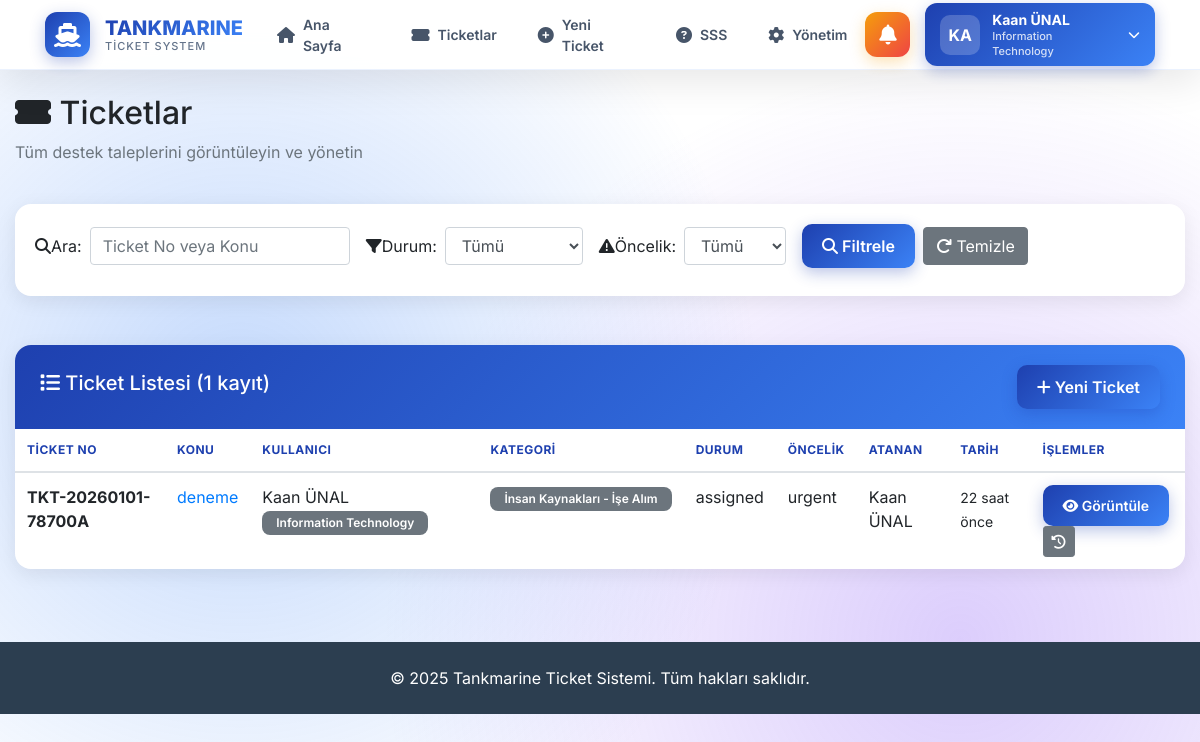
/tickets.php (signed in), run on the app's committed database.
### tables this page shows
CREATE TABLE `tickets` (
  `id` int(11) NOT NULL,
  `ticket_number` varchar(20) NOT NULL,
  `user_id` int(11) NOT NULL,
  `assigned_to` int(11) DEFAULT NULL,
  `category_id` int(11) DEFAULT NULL,
  `subject` varchar(255) NOT NULL,
  `description` text NOT NULL,
  `priority` enum('low','medium','high','urgent') DEFAULT 'medium',
  `status` enum('open','assigned','in_progress','waiting','completed','cancelled') DEFAULT 'open',
  `attachment` varchar(255) DEFAULT NULL,
  `requires_approval` tinyint(1) DEFAULT 0,
  `approved_by` int(11) DEFAULT NULL,
  `created_at` timestamp NOT NULL DEFAULT current_timestamp(),
  `updated_at` timestamp NOT NULL DEFAULT current_timestamp() ON UPDATE current_timestamp()
);

CREATE TABLE `users` (
  `id` int(11) NOT NULL,
  `name` varchar(100) NOT NULL,
  `email` varchar(100) NOT NULL,
  `password` varchar(255) NOT NULL,
  `role` enum('admin','manager','user') DEFAULT 'user',
  `department` varchar(50) DEFAULT 'genel',
  `created_at` timestamp NOT NULL DEFAULT current_timestamp()
);

CREATE TABLE `categories` (
  `id` int(11) NOT NULL,
  `name` varchar(100) NOT NULL,
  `description` text DEFAULT NULL,
  `department` varchar(50) DEFAULT 'genel',
  `created_at` timestamp NOT NULL DEFAULT current_timestamp()
);

### tickets.php (the view, shortened to what this page needs)
<?php
require_once 'config.php';
$userId = getUserId();
$role = getUserRole();
$userDept = getUserDepartment();
$search = $_GET['search'] ?? '';
$where = [];
$params = [];
$where_clause = $where ? 'WHERE ' . implode(' AND ', $where) : '';
$stmt = $pdo->prepare("SELECT t.*, u.name as user_name, u.department as user_department,
                       a.name as assigned_name, c.name as category_name, c.department as category_department
                       FROM tickets t
                       LEFT JOIN users u ON t.user_id = u.id
                       LEFT JOIN users a ON t.assigned_to = a.id
                       LEFT JOIN categories c ON t.category_id = c.id
                       $where_clause
                       ORDER BY t.created_at DESC");
$stmt->execute($params);
$tickets = $stmt->fetchAll();
include 'header.php';
?>
<div class="container-fluid mt-4">
    <div class="row mb-4">
        <div class="col-12">
            <h2><i class="fas fa-ticket-alt"></i> Ticketlar</h2>
            <p class="text-muted">
                <?php if ($role === 'admin'): ?>
                    Tüm destek taleplerini görüntüleyin ve yönetin
                <?php elseif ($role === 'manager'): ?>
                    <?php echo getDepartmentName($userDept); ?> departmanına ait ticketları görüntüleyin
                <?php else: ?>
                    Kendi destek taleplerini görüntüleyin
                <?php endif; ?>
            </p>
        </div>
    </div>
    <div class="row mb-4">
        <div class="col-12">
            <div class="card">
                <div class="card-body">
                    <form method="GET" action="" class="form-inline">
                        <div class="form-group mr-3 mb-2">
                            <label class="mr-2"><i class="fas fa-search"></i> Ara:</label>
                            <input type="text" class="form-control" name="search" value="<?php echo sanitize($search); ?>" placeholder="Ticket No veya Konu">
                        </div>
                        <div class="form-group mr-3 mb-2">
                            <label class="mr-2"><i class="fas fa-filter"></i> Durum:</label>
                            <select class="form-control" name="status">
                                <option value="">Tümü</option>
                            </select>
                        </div>
                        <div class="form-group mr-3 mb-2">
                            <label class="mr-2"><i class="fas fa-exclamation-triangle"></i> Öncelik:</label>
                            <select class="form-control" name="priority">
                                <option value="">Tümü</option>
                            </select>
                        </div>
                        <button type="submit" class="btn btn-primary mb-2 mr-2">
                            <i class="fas fa-search"></i> Filtrele
                        </button>
                        <a href="tickets.php" class="btn btn-secondary mb-2">
                            <i class="fas fa-redo"></i> Temizle
                        </a>
                    </form>
                </div>
            </div>
        </div>
    </div>
    <div class="row">
        <div class="col-12">
            <div class="card">
                <div class="card-header d-flex justify-content-between align-items-center">
                    <h5><i class="fas fa-list"></i> Ticket Listesi (<?php echo count($tickets); ?> kayıt)</h5>
                    <a href="new_ticket.php" class="btn btn-primary">
                        <i class="fas fa-plus"></i> Yeni Ticket
                    </a>
                </div>
                <div class="card-body p-0">
                    <div class="table-responsive">
                        <table class="table table-hover mb-0">
                            <thead>
                                <tr>
                                    <th>Ticket No</th>
                                    <th>Konu</th>
                                    <?php if ($role !== 'user'): ?>
                                        <th>Kullanıcı</th>
                                    <?php endif; ?>
                                    <th>Kategori</th>
                                    <th>Durum</th>
                                    <th>Öncelik</th>
                                    <?php if ($role === 'admin'): ?>
                                        <th>Atanan</th>
                                    <?php endif; ?>
                                    <th>Tarih</th>
                                    <th>İşlemler</th>
                                </tr>
                            </thead>
                            <tbody>
                                <?php if (empty($tickets)): ?>
                                    <tr>
                                        <td colspan="10" class="text-center py-4">
                                            <i class="fas fa-inbox fa-3x text-muted mb-3"></i>
                                            <p>Henüz ticket bulunmuyor.</p>
                                            <a href="new_ticket.php" class="btn btn-primary">
                                                <i class="fas fa-plus"></i> İlk Ticketı Oluştur
                                            </a>
                                        </td>
                                    </tr>
                                <?php else: ?>
                                    <?php foreach ($tickets as $ticket): ?>
                                        <?php
                                        $can_view_detail = canViewTicketDetail($ticket, $userId, $role, $userDept);
                                        ?>
                                        <tr <?php echo !$can_view_detail ? 'style="opacity: 0.6;"' : ''; ?>>
                                            <td><strong><?php echo sanitize($ticket['ticket_number']); ?></strong></td>
                                            <td>
                                                <?php if ($can_view_detail): ?>
                                                    <a href="ticket_detail.php?id=<?php echo $ticket['id']; ?>">
                                                        <?php echo sanitize(substr($ticket['subject'], 0, 50)); ?>
                                                    </a>
                                                <?php endif; ?>
                                            </td>
                                            <?php if ($role !== 'user'): ?>
                                                <td>
                                                    <?php echo sanitize($ticket['user_name']); ?>
                                                    <?php echo getDepartmentBadge($ticket['user_department']); ?>
                                                </td>
                                            <?php endif; ?>
                                            <td>
                                                <?php if ($ticket['category_name']): ?>
                                                    <span class="badge badge-secondary"><?php echo sanitize($ticket['category_name']); ?></span>
                                                <?php else: ?>
                                                    <em>-</em>
                                                <?php endif; ?>
                                            </td>
                                            <td><?php echo getStatusBadge($ticket['status']); ?></td>
                                            <td><?php echo getPriorityBadge($ticket['priority']); ?></td>
                                            <?php if ($role === 'admin'): ?>
                                                <td><?php echo $ticket['assigned_name'] ? sanitize($ticket['assigned_name']) : '<em>Atanmadı</em>'; ?></td>
                                            <?php endif; ?>
                                            <td><small><?php echo timeAgo($ticket['created_at']); ?></small></td>
                                            <td>
                                                <?php if ($can_view_detail): ?>
                                                    <a href="ticket_detail.php?id=<?php echo $ticket['id']; ?>" class="btn btn-sm btn-primary" title="Detay">
                                                        <i class="fas fa-eye"></i> Görüntüle
                                                    </a>
                                                    <?php if (isAdmin()): ?>
                                                        <button class="btn btn-sm btn-secondary" onclick="showLogs(<?php echo $ticket['id']; ?>, '<?php echo sanitize($ticket['ticket_number']); ?>')" title="İşlem Geçmişi">
                                                            <i class="fas fa-history"></i>
                                                        </button>
                                                    <?php endif; ?>
                                                <?php else: ?>
                                                    <button class="btn btn-sm btn-secondary" disabled title="Bu ticketın detayını görüntüleme yetkiniz yok">
                                                        <i class="fas fa-lock"></i> Kilitli
                                                    </button>
                                                <?php endif; ?>
                                            </td>
                                        </tr>
                                    <?php endforeach; ?>
                                <?php endif; ?>
                            </tbody>
                        </table>
                    </div>
                </div>
            </div>
        </div>
    </div>
</div>
<?php include 'footer.php'; ?>

### config.php (shortened to what this page needs)
<?php
function getDepartments()
{
    global $pdo;
    static $departments = null;
    if ($departments === null) {
        $stmt = $pdo->query("SELECT code, name FROM departments WHERE is_active = 1 ORDER BY name");
        $departments = [];
        while ($row = $stmt->fetch()) {
            $departments[$row['code']] = $row['name'];
        }
    }
    return $departments;
}
function isAdmin()
{
    return isset($_SESSION['role']) && $_SESSION['role'] === 'admin';
}
function getUserId()
{
    return $_SESSION['user_id'] ?? null;
}
function getUserDepartment()
{
    return $_SESSION['department'] ?? null;
}
function getStatusBadge($status)
{
    $badges = [
        'open' => '<span class="badge badge-primary">Açık</span>',
        'assigned' => '<span class="badge badge-info">Atandı</span>',
        'in_progress' => '<span class="badge badge-warning">İşlemde</span>',
        'waiting' => '<span class="badge badge-secondary">Beklemede</span>',
        'completed' => '<span class="badge badge-success">Tamamlandı</span>',
        'cancelled' => '<span class="badge badge-danger">İptal</span>'
    ];
    return $badges[$status] ?? $status;
}
function getPriorityBadge($priority)
{
    $badges = [
        'low' => '<span class="badge badge-success">Düşük</span>',
        'medium' => '<span class="badge badge-info">Orta</span>',
        'high' => '<span class="badge badge-warning">Yüksek</span>',
        'urgent' => '<span class="badge badge-danger">Acil</span>'
    ];
    return $badges[$priority] ?? $priority;
}
function getDepartmentName($dept)
{
    $departments = getDepartments();
    return $departments[$dept] ?? $dept;
}
function getDepartmentBadge($dept)
{
    $colors = [
        'muhasebe' => 'primary',
        'operasyon' => 'success',
        'insan_kaynaklari' => 'info',
        'teknik' => 'warning',
        'genel' => 'secondary'
    ];
    $color = $colors[$dept] ?? 'secondary';
    return '<span class="badge badge-' . $color . '">' . getDepartmentName($dept) . '</span>';
}
function timeAgo($datetime)
{
    $timestamp = strtotime($datetime);
    $diff = time() - $timestamp;
    if ($diff < 86400) return floor($diff / 3600) . ' saat önce';
    return date('d.m.Y H:i', $timestamp);
}
function sanitize($data)
{
    return htmlspecialchars($data, ENT_QUOTES, 'UTF-8');
}
function canViewTicketDetail($ticket, $userId, $userRole, $userDept)
{
    if ($userRole === 'admin') {
        return true;
    }
    return false;
}

### header.php (style rules this page uses)
:root { --primary: #1e40af; --primary-dark: #1e3a8a; --secondary: #3b82f6; --accent: #60a5fa; --dark: #0f172a; --light: #f8fafc; --header-height: 70px; }
* { font-family: 'Inter', sans-serif; }
body { background-attachment: fixed; padding-top: var(--header-height); min-height: 100vh; }
body::before { content: ''; position: fixed; top: 0; left: 0; right: 0; bottom: 0; background: radial-gradient(circle at 20% 50%, rgba(59, 130, 246, 0.3) 0%, transparent 50%), radial-gradient(circle at 80% 80%, rgba(139, 92, 246, 0.3) 0%, transparent 50%); z-index: -1; }
.container-fluid, .container { background: transparent; }
.card { background: white; border: none; border-radius: 16px; box-shadow: 0 5px 20px rgba(0, 0, 0, 0.08); margin-bottom: 25px; overflow: hidden; }
.card-header { background: linear-gradient(135deg, var(--primary) 0%, var(--secondary) 100%); color: white; border: none; padding: 20px 25px; font-weight: 700; }
.badge { padding: 6px 14px; font-weight: 600; border-radius: 8px; font-size: 12px; }
.btn-primary { background: linear-gradient(135deg, var(--primary) 0%, var(--secondary) 100%); border: none; border-radius: 10px; padding: 10px 20px; font-weight: 600; box-shadow: 0 5px 15px rgba(30, 64, 175, 0.3); transition: all 0.3s ease; }
.table th { border-top: none; font-weight: 700; color: var(--primary); text-transform: uppercase; font-size: 12px; letter-spacing: 0.5px; }

### data on the page
tickets: ticket_number "TKT-20260101-78700A", subject "deneme", user.name "Kaan ÜNAL", user.department "Information Technology", category.name "İnsan Kaynakları - İşe Alım", status "assigned", priority "urgent", created_at "22 saat önce"

### other printed values
substr($_SESSION['user_name'], 0, 2) "KA"
$_SESSION['user_name'] "Kaan ÜNAL"
getDepartmentName($_SESSION['department']) "Information Technology"
count($tickets) "1"
SITE_NAME "Tankmarine Ticket Sistemi"
